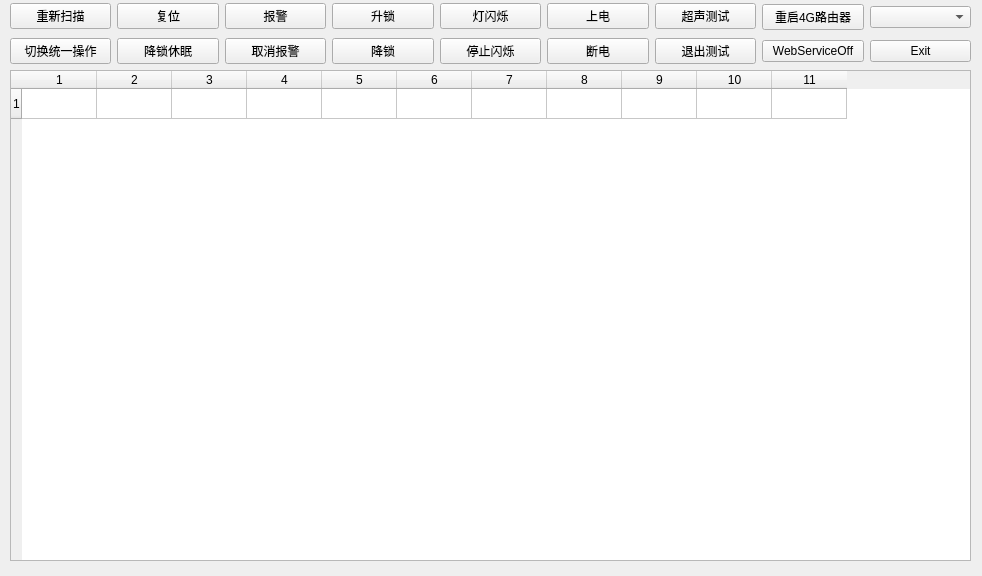
<?xml version="1.0" encoding="UTF-8"?>
<ui version="4.0">
 <class>Form</class>
 <widget class="QWidget" name="Form">
  <property name="geometry">
   <rect>
    <x>0</x>
    <y>0</y>
    <width>982</width>
    <height>576</height>
   </rect>
  </property>
  <property name="windowTitle">
   <string>Form</string>
  </property>
  <widget class="QTableWidget" name="tableWidget">
   <property name="enabled">
    <bool>true</bool>
   </property>
   <property name="geometry">
    <rect>
     <x>10</x>
     <y>70</y>
     <width>961</width>
     <height>491</height>
    </rect>
   </property>
   <property name="autoFillBackground">
    <bool>false</bool>
   </property>
   <property name="editTriggers">
    <set>QAbstractItemView::NoEditTriggers</set>
   </property>
   <property name="alternatingRowColors">
    <bool>false</bool>
   </property>
   <property name="selectionBehavior">
    <enum>QAbstractItemView::SelectRows</enum>
   </property>
   <property name="showGrid">
    <bool>true</bool>
   </property>
   <property name="gridStyle">
    <enum>Qt::SolidLine</enum>
   </property>
   <property name="rowCount">
    <number>1</number>
   </property>
   <property name="columnCount">
    <number>11</number>
   </property>
   <attribute name="horizontalHeaderDefaultSectionSize">
    <number>75</number>
   </attribute>
   <row/>
   <column/>
   <column/>
   <column/>
   <column/>
   <column/>
   <column/>
   <column/>
   <column/>
   <column/>
   <column/>
   <column/>
  </widget>
  <widget class="QWidget" name="layoutWidget">
   <property name="geometry">
    <rect>
     <x>10</x>
     <y>0</y>
     <width>961</width>
     <height>68</height>
    </rect>
   </property>
   <layout class="QHBoxLayout" name="horizontalLayout">
    <item>
     <layout class="QVBoxLayout" name="verticalLayout_9">
      <item>
       <widget class="QPushButton" name="pushButton_ReScan">
        <property name="text">
         <string>重新扫描</string>
        </property>
       </widget>
      </item>
      <item>
       <widget class="QPushButton" name="pushButton_handleAll">
        <property name="text">
         <string>切换统一操作</string>
        </property>
       </widget>
      </item>
     </layout>
    </item>
    <item>
     <layout class="QVBoxLayout" name="verticalLayout_5">
      <item>
       <widget class="QPushButton" name="pushButton_Reset">
        <property name="text">
         <string>复位</string>
        </property>
       </widget>
      </item>
      <item>
       <widget class="QPushButton" name="pushButton_LockDownRest">
        <property name="text">
         <string>降锁休眠</string>
        </property>
       </widget>
      </item>
     </layout>
    </item>
    <item>
     <layout class="QVBoxLayout" name="verticalLayout_2">
      <item>
       <widget class="QPushButton" name="pushButton_EnableAlarm">
        <property name="text">
         <string>报警</string>
        </property>
       </widget>
      </item>
      <item>
       <widget class="QPushButton" name="pushButton_DisableAlarm">
        <property name="text">
         <string>取消报警</string>
        </property>
       </widget>
      </item>
     </layout>
    </item>
    <item>
     <layout class="QVBoxLayout" name="verticalLayout_3">
      <item>
       <widget class="QPushButton" name="pushButton_LockUp">
        <property name="text">
         <string>升锁</string>
        </property>
       </widget>
      </item>
      <item>
       <widget class="QPushButton" name="pushButton_LockDown">
        <property name="text">
         <string>降锁</string>
        </property>
       </widget>
      </item>
     </layout>
    </item>
    <item>
     <layout class="QVBoxLayout" name="verticalLayout_4">
      <item>
       <widget class="QPushButton" name="pushButton_LightOn">
        <property name="text">
         <string>灯闪烁</string>
        </property>
       </widget>
      </item>
      <item>
       <widget class="QPushButton" name="pushButton_LightOff">
        <property name="text">
         <string>停止闪烁</string>
        </property>
       </widget>
      </item>
     </layout>
    </item>
    <item>
     <layout class="QVBoxLayout" name="verticalLayout">
      <item>
       <widget class="QPushButton" name="pushButton_LockPowerOn">
        <property name="text">
         <string>上电</string>
        </property>
       </widget>
      </item>
      <item>
       <widget class="QPushButton" name="pushButton_LockPowerOff">
        <property name="text">
         <string>断电</string>
        </property>
       </widget>
      </item>
     </layout>
    </item>
    <item>
     <layout class="QVBoxLayout" name="verticalLayout_7">
      <item>
       <widget class="QPushButton" name="pushButton_ChaoShengTest">
        <property name="text">
         <string>超声测试</string>
        </property>
       </widget>
      </item>
      <item>
       <widget class="QPushButton" name="pushButton_QuitTest">
        <property name="text">
         <string>退出测试</string>
        </property>
       </widget>
      </item>
     </layout>
    </item>
    <item>
     <layout class="QVBoxLayout" name="verticalLayout_6">
      <item>
       <widget class="QPushButton" name="pushButton_4GReboot">
        <property name="text">
         <string>重启4G路由器</string>
        </property>
       </widget>
      </item>
      <item>
       <widget class="QPushButton" name="pushButton_webstatus">
        <property name="text">
         <string>WebServiceOff</string>
        </property>
       </widget>
      </item>
     </layout>
    </item>
    <item>
     <layout class="QVBoxLayout" name="verticalLayout_8">
      <item>
       <widget class="QComboBox" name="comboBox"/>
      </item>
      <item>
       <widget class="QPushButton" name="pushButton_exit">
        <property name="text">
         <string>Exit</string>
        </property>
       </widget>
      </item>
     </layout>
    </item>
   </layout>
  </widget>
 </widget>
 <resources/>
 <connections/>
</ui>
